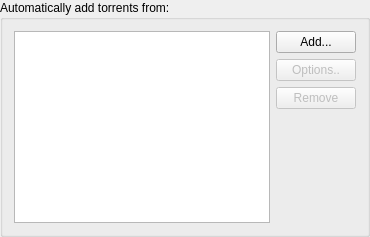
                                                    <widget class="QGroupBox" name="groupBox_2">
                                                        <property name="title">
                                                            <string>Automatically add torrents from:</string>
                                                        </property>
                                                        <layout class="QVBoxLayout" name="verticalLayout_38">
                                                            <item>
                                                                <layout class="QHBoxLayout" name="horizontalLayout_16">
                                                                    <item>
                                                                        <widget class="QTreeView" name="scanFoldersView">
                                                                            <property name="sizePolicy">
                                                                                <sizepolicy hsizetype="Expanding" vsizetype="Expanding">
                                                                                    <horstretch>0</horstretch>
                                                                                    <verstretch>1</verstretch>
                                                                                </sizepolicy>
                                                                            </property>
                                                                            <property name="minimumSize">
                                                                                <size>
                                                                                    <width>250</width>
                                                                                    <height>150</height>
                                                                                </size>
                                                                            </property>
                                                                            <property name="editTriggers">
                                                                                <set>QAbstractItemView::AllEditTriggers</set>
                                                                            </property>
                                                                            <property name="selectionMode">
                                                                                <enum>QAbstractItemView::SingleSelection</enum>
                                                                            </property>
                                                                            <property name="selectionBehavior">
                                                                                <enum>QAbstractItemView::SelectRows</enum>
                                                                            </property>
                                                                            <property name="textElideMode">
                                                                                <enum>Qt::ElideNone</enum>
                                                                            </property>
                                                                            <property name="rootIsDecorated">
                                                                                <bool>false</bool>
                                                                            </property>
                                                                            <attribute name="headerDefaultSectionSize">
                                                                                <number>80</number>
                                                                            </attribute>
                                                                            <attribute name="headerStretchLastSection">
                                                                                <bool>false</bool>
                                                                            </attribute>
                                                                        </widget>
                                                                    </item>
                                                                    <item>
                                                                        <layout class="QVBoxLayout" name="verticalLayout_37">
                                                                            <item>
                                                                                <widget class="QPushButton" name="addWatchedFolderButton">
                                                                                    <property name="text">
                                                                                        <string>Add...</string>
                                                                                    </property>
                                                                                </widget>
                                                                            </item>
                                                                            <item>
                                                                                <widget class="QPushButton" name="editWatchedFolderButton">
                                                                                    <property name="enabled">
                                                                                        <bool>false</bool>
                                                                                    </property>
                                                                                    <property name="text">
                                                                                        <string>Options..</string>
                                                                                    </property>
                                                                                </widget>
                                                                            </item>
                                                                            <item>
                                                                                <widget class="QPushButton" name="removeWatchedFolderButton">
                                                                                    <property name="enabled">
                                                                                        <bool>false</bool>
                                                                                    </property>
                                                                                    <property name="text">
                                                                                        <string>Remove</string>
                                                                                    </property>
                                                                                </widget>
                                                                            </item>
                                                                            <item>
                                                                                <spacer name="verticalSpacer_6">
                                                                                    <property name="orientation">
                                                                                        <enum>Qt::Vertical</enum>
                                                                                    </property>
                                                                                    <property name="sizeHint" stdset="0">
                                                                                        <size>
                                                                                            <width>20</width>
                                                                                            <height>40</height>
                                                                                        </size>
                                                                                    </property>
                                                                                </spacer>
                                                                            </item>
                                                                        </layout>
                                                                    </item>
                                                                </layout>
                                                            </item>
                                                        </layout>
                                                    </widget>
